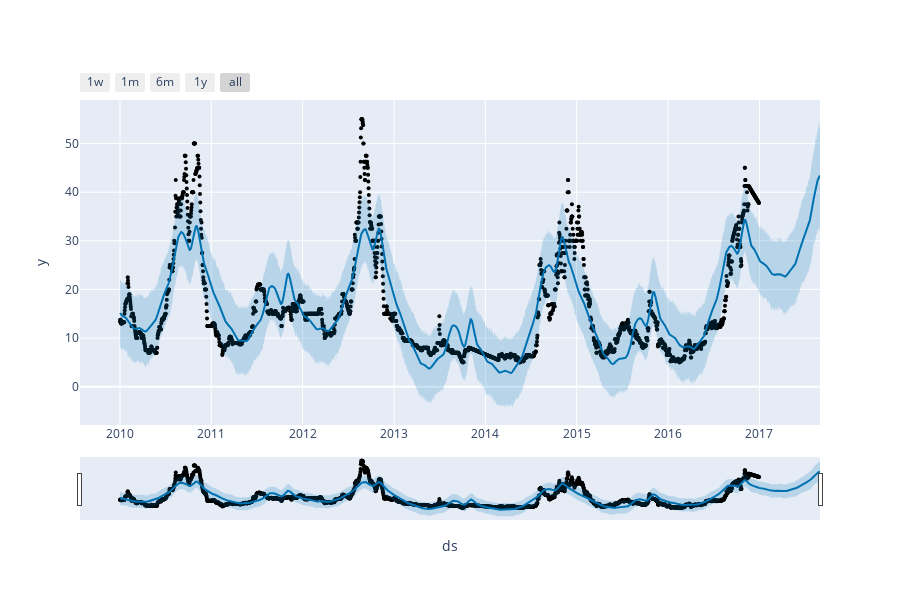

Here is the notebook cell this chart was saved with:
### Code cell
# Python
# fig11 = model1.plot(forecast1)
forecast1 = forecast1.reset_index()
from fbprophet.plot import plot_plotly, plot_components_plotly
plot_plotly(model1, forecast1)

### Figure 1 — Plotly figure (JSON) as saved in the notebook; plotly's stock layout.template omitted (floating-point values rounded to 4 significant figures; data arrays with more than 128 entries replaced by an {"elided": "..."} marker saying what was removed)
{"data": [{"marker": {"color": "black", "size": 4}, "mode": "markers", "name": "Actual", "type": "scatter", "x": {"elided": "2556 str values"}, "y": {"elided": "2556 float values"}}, {"hoverinfo": "skip", "line": {"width": 0}, "mode": "lines", "type": "scatter", "x": {"elided": "2800 str values"}, "y": {"elided": "2800 float values"}}, {"fill": "tonexty", "fillcolor": "rgba(0, 114, 178, 0.2)", "line": {"color": "#0072B2", "width": 2}, "mode": "lines", "name": "Predicted", "type": "scatter", "x": {"elided": "2800 str values"}, "y": {"elided": "2800 float values"}}, {"fill": "tonexty", "fillcolor": "rgba(0, 114, 178, 0.2)", "hoverinfo": "skip", "line": {"width": 0}, "mode": "lines", "type": "scatter", "x": {"elided": "2800 str values"}, "y": {"elided": "2800 float values"}}], "layout": {"height": 600, "showlegend": false, "width": 900, "xaxis": {"rangeselector": {"buttons": [{"count": 7, "label": "1w", "step": "day", "stepmode": "backward"}, {"count": 1, "label": "1m", "step": "month", "stepmode": "backward"}, {"count": 6, "label": "6m", "step": "month", "stepmode": "backward"}, {"count": 1, "label": "1y", "step": "year", "stepmode": "backward"}, {"step": "all"}]}, "rangeslider": {"visible": true}, "title": {"text": "ds"}, "type": "date"}, "yaxis": {"title": {"text": "y"}}}}
